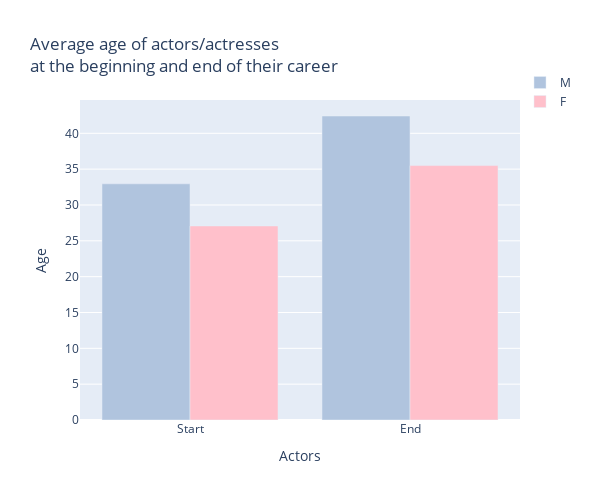

Here is the notebook cell this chart was saved with:
### Code cell
fig, ax = plt.subplots()
barWidth = 0.20
r1 = np.arange(len(career_age["Start"]))
r2 = [x + barWidth for x in r1]
plt.bar(r1, [career_age["Start"]["M"], career_age["End"]["M"]], color='lightsteelblue', width=barWidth, edgecolor='grey', label='M')
plt.bar(r2, [career_age["Start"]["F"], career_age["End"]["F"]], color='pink', width=barWidth, edgecolor='grey', label='F')
plt.xlabel('Actors', fontweight='bold')
plt.ylabel('Age', fontweight='bold')
plt.tight_layout()
plt.xticks([r + barWidth/2 for r in range(len(career_age["Start"]))], ['Start', 'End'])
plt.title('Average age of actors at the beginning and end of their career')
plt.legend()

fig = go.Figure()

fig.update_layout(
    autosize=True,
    width=600,
    height=500,
)
fig.add_trace(go.Bar(
    x=['Start', 'End'],
    y=[career_age["Start"]["M"], career_age["End"]["M"]],
    name='M',
    marker_color='lightsteelblue'
))
fig.add_trace(go.Bar(
    x=['Start', 'End'],
    y=[career_age["Start"]["F"], career_age["End"]["F"]],
    name='F',
    marker_color='pink'
))
fig.update_layout(
    title="Average age of actors/actresses <br>at the beginning and end of their career",
    xaxis=dict(title="Actors"),
    yaxis=dict(title="Age"),
    legend=dict(x=1, y=1.1, orientation="v"),
)
fig.show()

fig.write_html(data_folder + "average_age_of_actors.html")

### Figure 1 — Plotly figure (JSON) as saved in the notebook; plotly's stock layout.template omitted (floating-point values rounded to 4 significant figures)
{"data": [{"marker": {"color": "lightsteelblue"}, "name": "M", "type": "bar", "x": ["Start", "End"], "y": [32.96, 42.42]}, {"marker": {"color": "pink"}, "name": "F", "type": "bar", "x": ["Start", "End"], "y": [27.08, 35.5]}], "layout": {"autosize": true, "height": 500, "legend": {"orientation": "v", "x": 1, "y": 1.1}, "title": {"text": "Average age of actors/actresses <br>at the beginning and end of their career"}, "width": 600, "xaxis": {"title": {"text": "Actors"}}, "yaxis": {"title": {"text": "Age"}}}}
